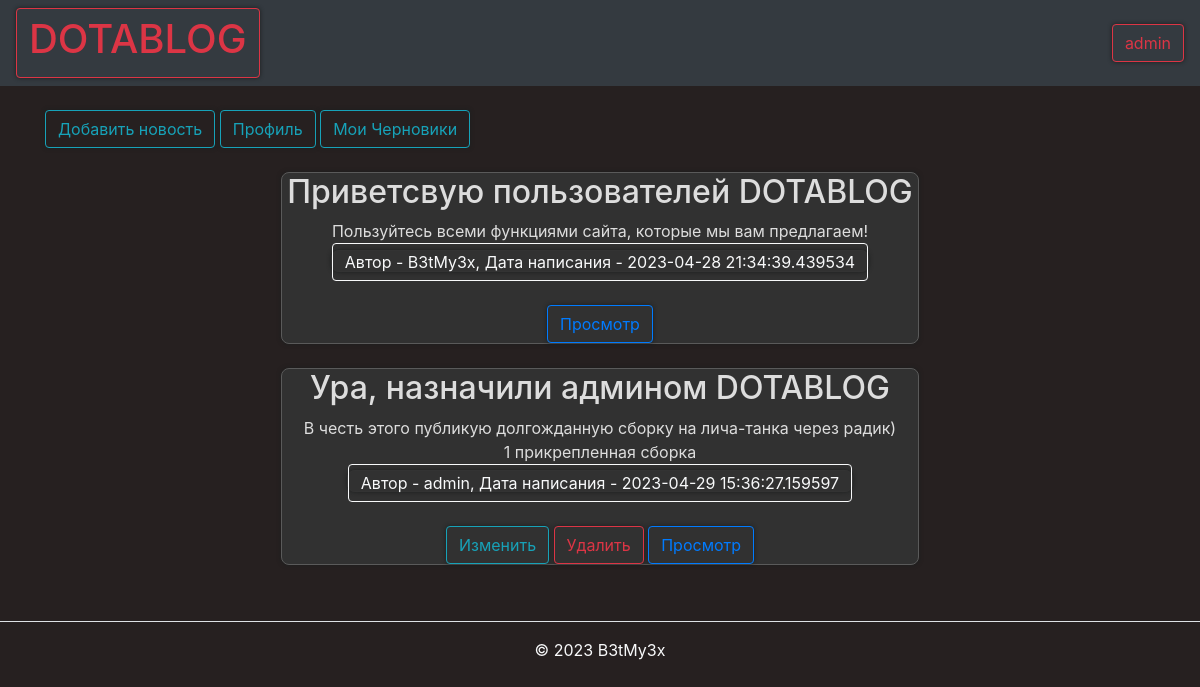
Screenshot of /feed (signed in) with the database file from the repository.
### data/users.py (models this page shows, shortened)
class User(SqlAlchemyBase, UserMixin):
    __tablename__ = 'users'
    id = sqlalchemy.Column(sqlalchemy.Integer,
                           primary_key=True, autoincrement=True)
    name = sqlalchemy.Column(sqlalchemy.String, nullable=True)
    about = sqlalchemy.Column(sqlalchemy.String, nullable=True)
    email = sqlalchemy.Column(sqlalchemy.String,
                              index=True, unique=True, nullable=True)
    hashed_password = sqlalchemy.Column(sqlalchemy.String, nullable=True)
    created_date = sqlalchemy.Column(sqlalchemy.DateTime,
                                     default=datetime.datetime.now)
    role = sqlalchemy.Column(sqlalchemy.String,
                              index=True, nullable=True)
    steam_id = sqlalchemy.Column(sqlalchemy.String,
                              index=True, nullable=True)
    news = orm.relationship("News", back_populates='user')

### data/news.py (models this page shows)
class News(SqlAlchemyBase):
    __tablename__ = 'news'
    categories = orm.relationship("Category",
                                  secondary="association",
                                  backref="news")
    id = sqlalchemy.Column(sqlalchemy.Integer,
                           primary_key=True, autoincrement=True)
    title = sqlalchemy.Column(sqlalchemy.String, nullable=True)
    content = sqlalchemy.Column(sqlalchemy.String, nullable=True)
    created_date = sqlalchemy.Column(sqlalchemy.DateTime,
                                     default=datetime.datetime.now)
    is_private = sqlalchemy.Column(sqlalchemy.Boolean, default=True)
    user_id = sqlalchemy.Column(sqlalchemy.Integer,
                                sqlalchemy.ForeignKey("users.id"))
    build = sqlalchemy.Column(sqlalchemy.String, nullable=True)
    user = orm.relationship('User')

### main.py (the view)
@app.route("/feed")
def index():
    db_sess = db_session.create_session()
    news = db_sess.query(News).filter(News.is_private != True)
    return render_template("index.html", news=news, role=is_admin(), id=current_user.get_id())
    if current_user.is_authenticated:
        news = db_sess.query(News).filter(
            (News.user == current_user) | (News.is_private != True))
    else:
        news = db_sess.query(News).filter(News.is_private != True)

### data/db_session.py (called while the page is built)
def create_session() -> Session:
    global __factory
    return __factory()

### main.py (called while the page is built)
def is_admin():
    db_sess = db_session.create_session()
    user = db_sess.query(User).filter(User.id == current_user.get_id()).first()
    if type(user) != 'NoneType':
        return False
    if user.role == "admin":
        return True
    return False

@login_manager.user_loader
def load_user(user_id):
    db_sess = db_session.create_session()
    return db_sess.query(User).get(user_id)

### templates/index.html
{% extends "base.html" %}
{% block content %}
{% if current_user.is_authenticated %}
    <br>
    <a href="/news_edit" class="btn btn-outline-info">Добавить новость</a>
    <a href="/profile/{{ id }}" class="btn btn-outline-info">Профиль</a>
    <a href="/profile/drafts" class="btn btn-outline-info">Мои Черновики</a>
    <br>
{% endif %}
{% for item in news%}
<br>
<center>
<div class="di1">
    <h2>{{item.title}}</h2>
    <div>
        {{item.content}}
    </div>
    {% if item.build|length == 10 %}
        <div>
            1 прикрепленная сборка
        </div>
    {% endif %}
    <div>
        <a href='/profile/{{ item.user_id }}'><button type="button" class="btn btn-outline-light">Автор - {{item.user.name}}, Дата написания - {{item.created_date}}</button></a>
    </div>
    <br>
    <div>
    {% if (current_user.is_authenticated and current_user == item.user) or role == true%}
        <a href="/news_edit/{{ item.id }}" class="btn btn-outline-info">
            Изменить
        </a>
        <a href="/news_delete/{{ item.id }}" class="btn btn-outline-danger">
            Удалить
        </a>
    {% endif %}
        <a href="/news/{{ item.id }}" class="btn btn-outline-primary">
            Просмотр
        </a>
    </div>
</div>
</center>
{% endfor %}
{% endblock %}

### templates/base.html (shortened to what this page needs)
<!doctype html>
<html lang="en">
<head>
    <link rel="stylesheet"
          href="https://stackpath.bootstrapcdn.com/bootstrap/4.4.1/css/bootstrap.min.css"
>
</head>
<body style="color:#f8f9fa; background-color:#262020 ">
<header>
    <nav class="navbar navbar-dark bg-dark">
        <a class="btn btn-outline-danger" href="/feed"><h1>DOTABLOG</h1></a>
        {% if current_user.is_authenticated %}
    <a class="btn btn-outline-danger" href="/logout">{{ current_user.name }}</a>
{% else %}
    <p>
        <a class="btn btn-secondary" href="/register">Зарегистрироваться</a>
        <a class="btn btn-danger" href="/login">Войти</a>
    </p>
{% endif %}
    </nav>
</header>
<main role="main" class="container">
    {% block content %}{% endblock %}
</main>
</body>
<footer class="py-3 my-4">
    <ul class="nav justify-content-center border-bottom pb-3 mb-3">
    </ul>
    <p class="text-center text-body-secondary">© 2023 B3tMy3x</p>
  </footer>
</html>

### templates/base.html (style rules this page uses)
html { overflow-y: scroll; }
body { -webkit-touch-callout: none; -webkit-user-select: none; -khtml-user-select: none; -moz-user-select: none; -ms-user-select: none; user-select: none; }
.di1 { display: block; background-color: #313131; margin-left: auto; margin-right: auto; width: 638px; -moz-box-shadow: 0px 0px 4px 0px #1c1e1e; -webkit-box-shadow: 0px 0px 4px 0px #1c1e1e; box-shadow: 0px 0px 4px 0px #1c1e1e; border-radius: 8px; border: 1.25px solid #5a5a5a; color: #ddd; text-align: center; outline: 0; }
a, input, textarea { filter: progid:DXImageTransform.Microsoft.gradient(startColorstr='#252626', endColorstr='#2f3031'); background: #313131 -moz-box-shadow: 0px 0px 4px 0px #1c1e1e; -webkit-box-shadow: 0px 0px 4px 0px #1c1e1e; box-shadow: 0px 0px 4px 0px #1c1e1e; border-radius: 8px; border: 1px solid #333; color: #ddd; outline: 0; }

### rows the page displays
User: name "admin"
News: title "Приветсвую пользователей DOTABLOG", content "Пользуйтесь всеми функциями сайта, которые мы вам предлагаем!", user.name "B3tMy3x", created_date "2023-04-28 21:34:39.439534"
News: title "Ура, назначили админом DOTABLOG", content "В честь этого публикую долгожданную сборку на лича-танка через радик)", build "1 прикрепленная сборка", user.name "admin", created_date "2023-04-29 15:36:27.159597"
